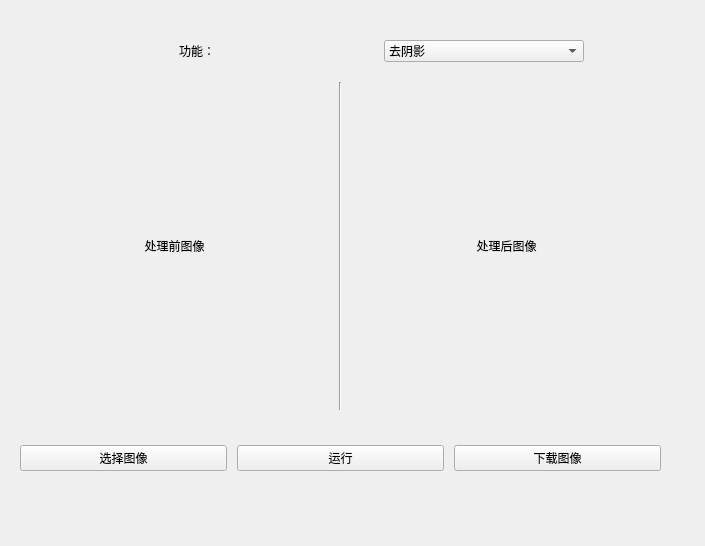
<?xml version="1.0" encoding="UTF-8"?>
<ui version="4.0">
 <class>Form</class>
 <widget class="QWidget" name="Form">
  <property name="geometry">
   <rect>
    <x>0</x>
    <y>0</y>
    <width>705</width>
    <height>546</height>
   </rect>
  </property>
  <property name="windowTitle">
   <string>Form</string>
  </property>
  <widget class="QWidget" name="verticalLayoutWidget">
   <property name="geometry">
    <rect>
     <x>20</x>
     <y>40</y>
     <width>641</width>
     <height>431</height>
    </rect>
   </property>
   <layout class="QVBoxLayout" name="verticalLayout">
    <property name="spacing">
     <number>10</number>
    </property>
    <item>
     <layout class="QHBoxLayout" name="horizontalLayout_3">
      <item>
       <widget class="QLabel" name="label">
        <property name="maximumSize">
         <size>
          <width>200</width>
          <height>16777215</height>
         </size>
        </property>
        <property name="text">
         <string>功能：</string>
        </property>
        <property name="alignment">
         <set>Qt::AlignCenter</set>
        </property>
       </widget>
      </item>
      <item>
       <widget class="QComboBox" name="comboBox_function">
        <property name="maximumSize">
         <size>
          <width>200</width>
          <height>16777215</height>
         </size>
        </property>
        <item>
         <property name="text">
          <string>去阴影</string>
         </property>
        </item>
        <item>
         <property name="text">
          <string>提取文字</string>
         </property>
        </item>
        <item>
         <property name="text">
          <string>外观增强</string>
         </property>
        </item>
        <item>
         <property name="text">
          <string>去模糊</string>
         </property>
        </item>
       </widget>
      </item>
     </layout>
    </item>
    <item>
     <spacer name="verticalSpacer_2">
      <property name="orientation">
       <enum>Qt::Vertical</enum>
      </property>
      <property name="sizeType">
       <enum>QSizePolicy::Fixed</enum>
      </property>
      <property name="sizeHint" stdset="0">
       <size>
        <width>10</width>
        <height>10</height>
       </size>
      </property>
     </spacer>
    </item>
    <item>
     <layout class="QHBoxLayout" name="horizontalLayout">
      <item>
       <widget class="QLabel" name="label_before">
        <property name="text">
         <string>处理前图像</string>
        </property>
        <property name="alignment">
         <set>Qt::AlignCenter</set>
        </property>
       </widget>
      </item>
      <item>
       <widget class="Line" name="line">
        <property name="orientation">
         <enum>Qt::Vertical</enum>
        </property>
       </widget>
      </item>
      <item>
       <widget class="QLabel" name="label_after">
        <property name="text">
         <string>处理后图像</string>
        </property>
        <property name="alignment">
         <set>Qt::AlignCenter</set>
        </property>
       </widget>
      </item>
     </layout>
    </item>
    <item>
     <spacer name="verticalSpacer">
      <property name="orientation">
       <enum>Qt::Vertical</enum>
      </property>
      <property name="sizeType">
       <enum>QSizePolicy::Fixed</enum>
      </property>
      <property name="sizeHint" stdset="0">
       <size>
        <width>10</width>
        <height>25</height>
       </size>
      </property>
     </spacer>
    </item>
    <item>
     <layout class="QHBoxLayout" name="horizontalLayout_2">
      <item>
       <widget class="QPushButton" name="pushButton_load">
        <property name="text">
         <string>选择图像</string>
        </property>
       </widget>
      </item>
      <item>
       <widget class="QPushButton" name="pushButton_run">
        <property name="text">
         <string>运行</string>
        </property>
       </widget>
      </item>
      <item>
       <widget class="QPushButton" name="pushButton_download">
        <property name="text">
         <string>下载图像</string>
        </property>
       </widget>
      </item>
     </layout>
    </item>
   </layout>
  </widget>
 </widget>
 <resources/>
 <connections/>
</ui>
